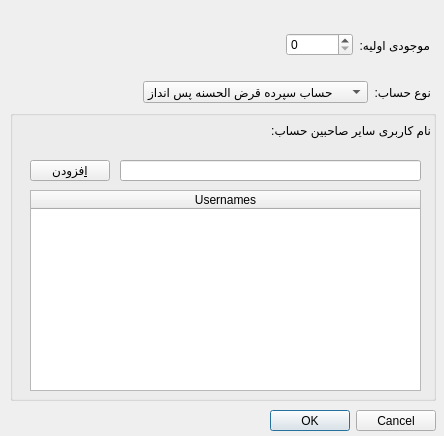
<?xml version="1.0" encoding="UTF-8"?>
<ui version="4.0">
 <class>add_account_dia</class>
 <widget class="QDialog" name="add_account_dia">
  <property name="geometry">
   <rect>
    <x>0</x>
    <y>0</y>
    <width>444</width>
    <height>436</height>
   </rect>
  </property>
  <property name="windowTitle">
   <string>Dialog</string>
  </property>
  <widget class="QDialogButtonBox" name="buttonBox">
   <property name="geometry">
    <rect>
     <x>270</x>
     <y>410</y>
     <width>166</width>
     <height>21</height>
    </rect>
   </property>
   <property name="orientation">
    <enum>Qt::Horizontal</enum>
   </property>
   <property name="standardButtons">
    <set>QDialogButtonBox::Cancel|QDialogButtonBox::Ok</set>
   </property>
  </widget>
  <widget class="QGroupBox" name="alladminbox">
   <property name="geometry">
    <rect>
     <x>10</x>
     <y>110</y>
     <width>426</width>
     <height>291</height>
    </rect>
   </property>
   <property name="title">
    <string/>
   </property>
   <widget class="QLabel" name="label_3">
    <property name="geometry">
     <rect>
      <x>240</x>
      <y>10</y>
      <width>181</width>
      <height>20</height>
     </rect>
    </property>
    <property name="text">
     <string>نام کاربری سایر صاحبین حساب:</string>
    </property>
   </widget>
   <widget class="QTableWidget" name="allusername">
    <property name="geometry">
     <rect>
      <x>20</x>
      <y>80</y>
      <width>391</width>
      <height>201</height>
     </rect>
    </property>
    <property name="alternatingRowColors">
     <bool>true</bool>
    </property>
    <attribute name="horizontalHeaderStretchLastSection">
     <bool>true</bool>
    </attribute>
    <column>
     <property name="text">
      <string>Usernames</string>
     </property>
    </column>
   </widget>
   <widget class="QLineEdit" name="addled">
    <property name="geometry">
     <rect>
      <x>110</x>
      <y>50</y>
      <width>301</width>
      <height>21</height>
     </rect>
    </property>
   </widget>
   <widget class="QPushButton" name="addbtn">
    <property name="geometry">
     <rect>
      <x>20</x>
      <y>50</y>
      <width>80</width>
      <height>21</height>
     </rect>
    </property>
    <property name="text">
     <string>&amp;افزودن</string>
    </property>
   </widget>
  </widget>
  <widget class="QWidget" name="layoutWidget">
   <property name="geometry">
    <rect>
     <x>9</x>
     <y>9</y>
     <width>421</width>
     <height>72</height>
    </rect>
   </property>
   <layout class="QHBoxLayout" name="horizontalLayout">
    <item>
     <spacer name="horizontalSpacer_2">
      <property name="orientation">
       <enum>Qt::Horizontal</enum>
      </property>
      <property name="sizeHint" stdset="0">
       <size>
        <width>10</width>
        <height>20</height>
       </size>
      </property>
     </spacer>
    </item>
    <item>
     <widget class="QSpinBox" name="spinBox">
      <property name="suffix">
       <string/>
      </property>
      <property name="maximum">
       <number>999999999</number>
      </property>
      <property name="value">
       <number>0</number>
      </property>
     </widget>
    </item>
    <item>
     <widget class="QLabel" name="label">
      <property name="text">
       <string>موجودی اولیه:</string>
      </property>
     </widget>
    </item>
   </layout>
  </widget>
  <widget class="QWidget" name="layoutWidget">
   <property name="geometry">
    <rect>
     <x>10</x>
     <y>80</y>
     <width>421</width>
     <height>24</height>
    </rect>
   </property>
   <layout class="QHBoxLayout" name="horizontalLayout_2">
    <item>
     <spacer name="horizontalSpacer">
      <property name="orientation">
       <enum>Qt::Horizontal</enum>
      </property>
      <property name="sizeHint" stdset="0">
       <size>
        <width>40</width>
        <height>20</height>
       </size>
      </property>
     </spacer>
    </item>
    <item>
     <widget class="QComboBox" name="typecombo">
      <item>
       <property name="text">
        <string>حساب سپرده قرض الحسنه پس انداز</string>
       </property>
      </item>
      <item>
       <property name="text">
        <string>حساب سپرده سرمایه گذاری کوتاه مدت</string>
       </property>
      </item>
      <item>
       <property name="text">
        <string>حساب سپرده سرمایه گذاری حقوقی</string>
       </property>
      </item>
      <item>
       <property name="text">
        <string>حساب سپرده گذاری بلند مدت</string>
       </property>
      </item>
     </widget>
    </item>
    <item>
     <widget class="QLabel" name="label_2">
      <property name="text">
       <string>نوع حساب:</string>
      </property>
     </widget>
    </item>
   </layout>
  </widget>
 </widget>
 <resources/>
 <connections>
  <connection>
   <sender>buttonBox</sender>
   <signal>accepted()</signal>
   <receiver>add_account_dia</receiver>
   <slot>accept()</slot>
   <hints>
    <hint type="sourcelabel">
     <x>248</x>
     <y>254</y>
    </hint>
    <hint type="destinationlabel">
     <x>157</x>
     <y>274</y>
    </hint>
   </hints>
  </connection>
  <connection>
   <sender>buttonBox</sender>
   <signal>rejected()</signal>
   <receiver>add_account_dia</receiver>
   <slot>reject()</slot>
   <hints>
    <hint type="sourcelabel">
     <x>316</x>
     <y>260</y>
    </hint>
    <hint type="destinationlabel">
     <x>286</x>
     <y>274</y>
    </hint>
   </hints>
  </connection>
 </connections>
</ui>
